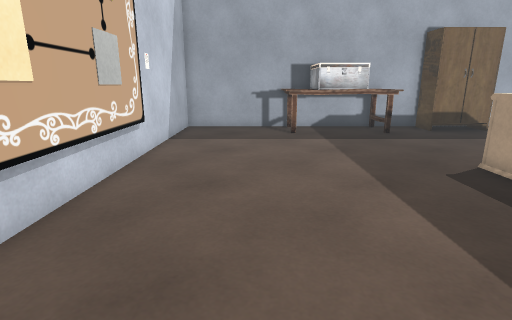
View 1 (above)

15 first-person views from a walk through a 3-D level made in the Unity game engine. The camera is 1.2 m above the floor, tilts 14° down and sees 80° across. The floor is counted in squares, 0.5 m on a side. Each view is taken from the middle of a square. On the plan, view 1 faces up. The plan holds only what a view shows up to about 19 squares ahead; the rest is blank.

View 2
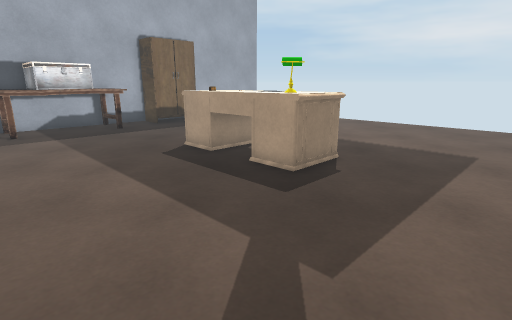

View 3
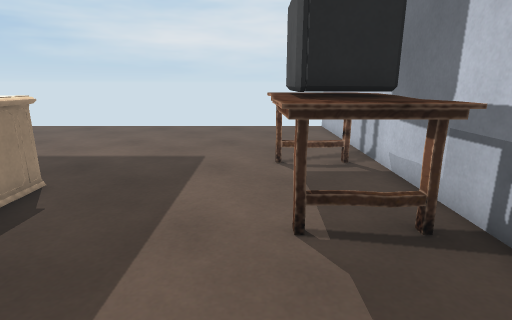

View 4
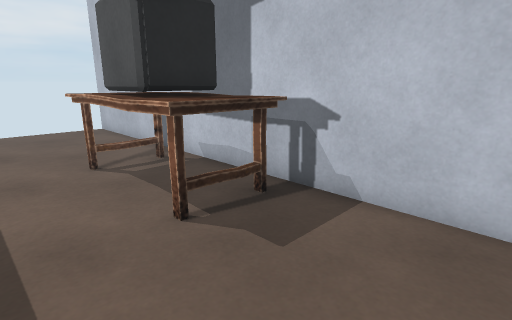

View 5
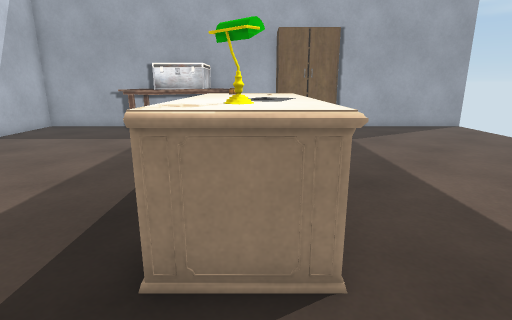

View 6
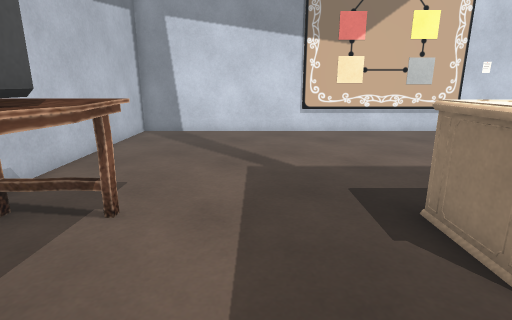

View 7
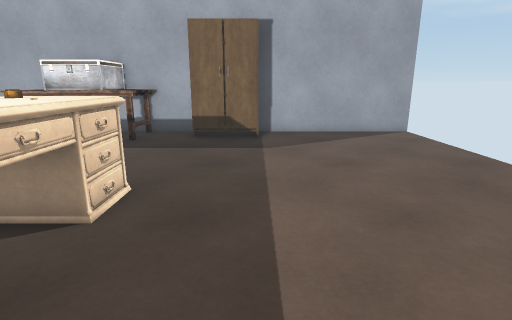

View 8
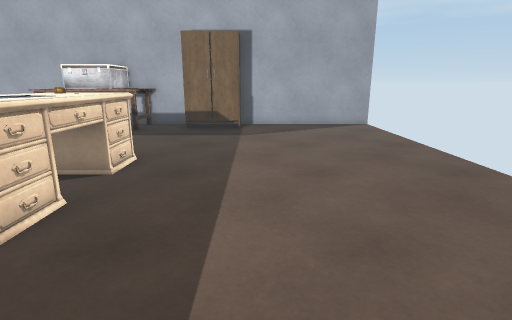

View 9
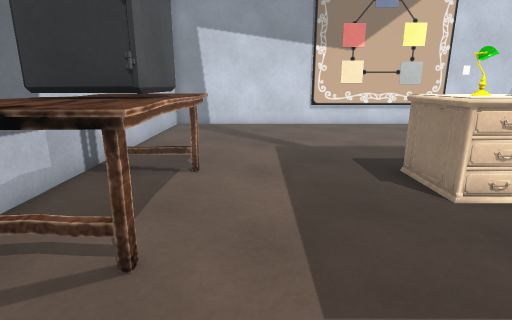

View 10
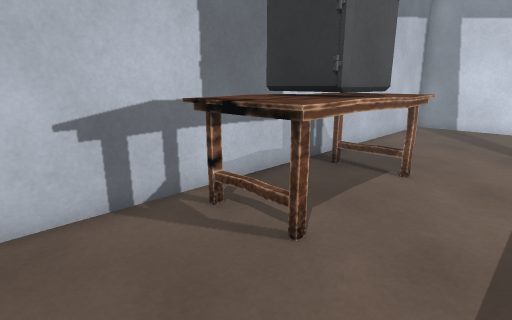

View 11
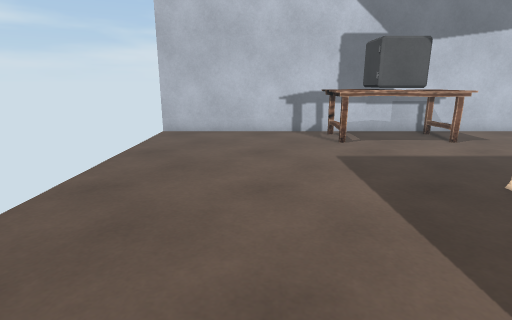

View 12
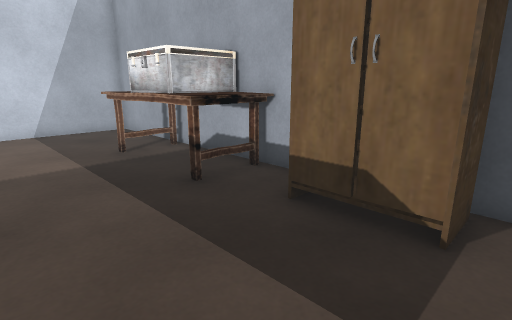

View 13
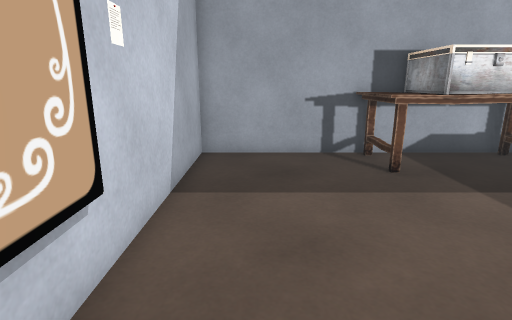

View 14
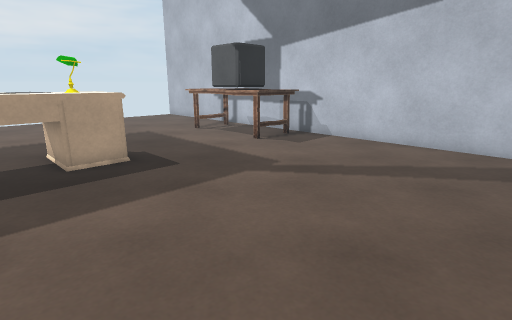

View 15
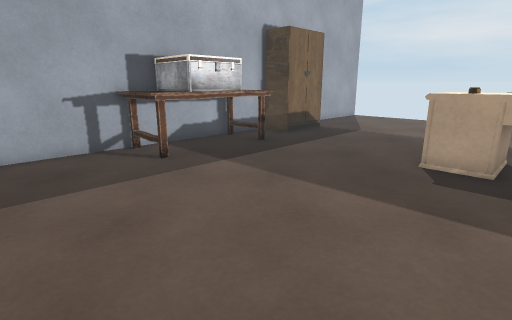

### Floor plan
Key: @ floor where view 1 was taken; # wall or solid block; . floor; ^ raised ledge; O other object.
Columns run from 4 left of view 1 to 20 right of it. Each row starts with its distance up from view 1.
 18 #########################
 17 #....OOO ^OO.####.......
 16 #....OOO ^OO.####.......
 15 #....OOOOOOO............
 14 #.......................
 13 #.......................
 12 #.......................
 11 #.......................
 10 #.......................
  9 #..........^^^..........
  8 #..........^^^..........
  7 #..........^ ^..........
  6 #..........^^^..........
  5 #..........^^^..........
  4 #..........^O^..........
  3 #..........^^^..........
  2 #.......................
  1 #.......................
  0 #...@...................
 -1 #.......................
 -2 #.........OOOOOOO.......
 -3 #.........OOO#OOO.......
 -4 #.........OO###OO.......
 -5 #.........OOOOOOO.......
 -6 #########################

Where each view was taken, in squares from view 1:
view 1: 0 up, 0 right, facing up
view 2: 2 down, 0 right, facing up-right
view 3: 2 down, 2 right, facing right
view 4: 0 up, 2 right, facing down-right
view 5: 0 up, 8 right, facing up
view 6: 0 up, 12 right, facing left
view 7: 2 up, 12 right, facing up
view 8: 1 down, 13 right, facing up
view 9: 1 down, 15 right, facing left
view 10: 0 up, 15 right, facing down-left
view 11: 10 up, 15 right, facing down
view 12: 11 up, 13 right, facing up-left
view 13: 7 up, 2 left, facing up
view 14: 7 up, 3 left, facing down-right
view 15: 6 up, 3 left, facing up-right
